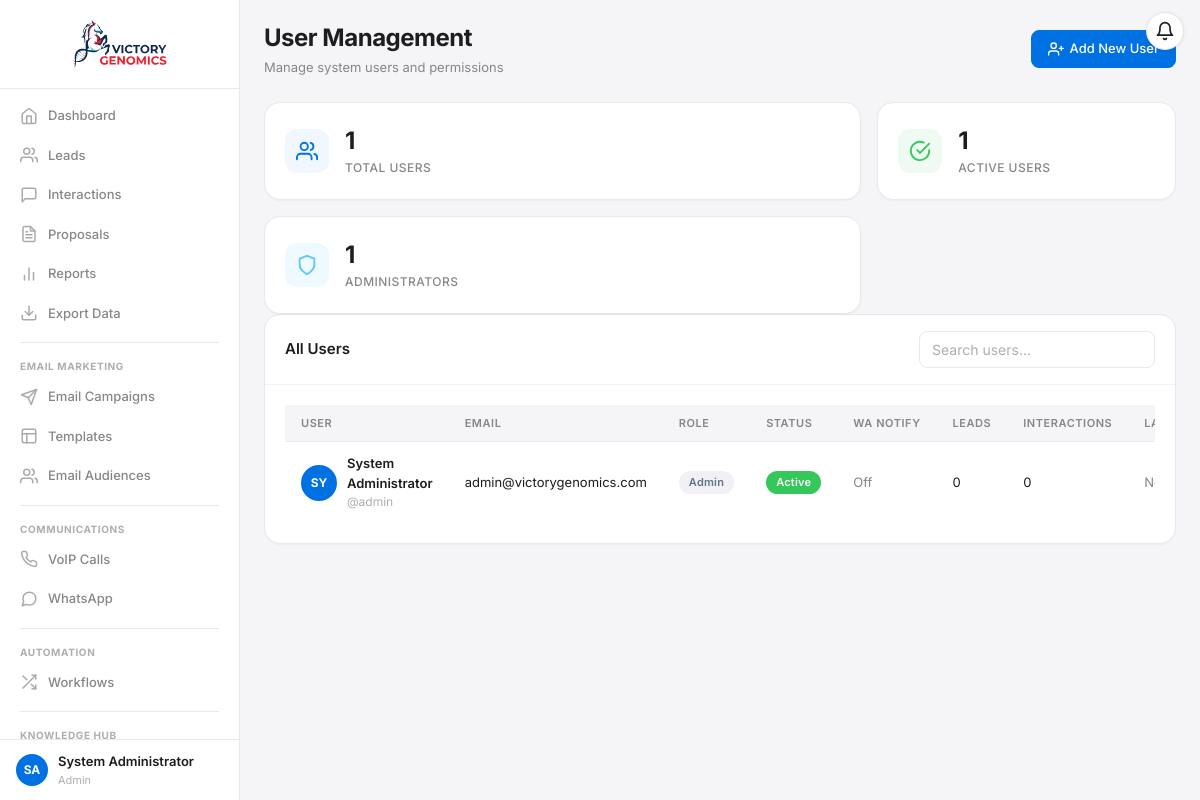
The page /pages/users.php (signed in) on the database its author committed.
### tables this page shows
CREATE TABLE IF NOT EXISTS `users` (
  `user_id` int(11) NOT NULL AUTO_INCREMENT,
  `username` varchar(50) NOT NULL,
  `email` varchar(100) NOT NULL,
  `password_hash` varchar(255) NOT NULL,
  `full_name` varchar(100) NOT NULL,
  `role` enum('Admin','Sales Manager','Sales Rep','Viewer') NOT NULL DEFAULT 'Sales Rep',
  `phone` varchar(20) DEFAULT NULL,
  `whatsapp_number` varchar(20) DEFAULT NULL,
  `wa_notify_enabled` tinyint(1) NOT NULL DEFAULT 0,
  `avatar` varchar(255) DEFAULT NULL,
  `created_at` timestamp NOT NULL DEFAULT CURRENT_TIMESTAMP,
  `last_login` timestamp NULL DEFAULT NULL,
  `status` enum('Active','Inactive') NOT NULL DEFAULT 'Active',
  PRIMARY KEY (`user_id`),
  UNIQUE KEY `username` (`username`),
  UNIQUE KEY `email` (`email`)
);

### config/database.php (called while the page is built, shortened)
<?php
class Database {
    private static $instance = null;
    private $connection;
    private function __construct() {
        try {
            $dsn = "mysql:host=" . DB_HOST . ";dbname=" . DB_NAME . ";charset=" . DB_CHARSET;
            $options = [
                PDO::ATTR_ERRMODE            => PDO::ERRMODE_EXCEPTION,
                PDO::ATTR_DEFAULT_FETCH_MODE => PDO::FETCH_ASSOC,
                PDO::ATTR_EMULATE_PREPARES   => false,
                PDO::MYSQL_ATTR_INIT_COMMAND => "SET NAMES utf8mb4 COLLATE utf8mb4_unicode_ci",
            ];
            $this->connection = new PDO($dsn, DB_USER, DB_PASS, $options);
        } catch (PDOException $e) {
            error_log("Database Connection Failed: " . $e->getMessage());
            die("Database connection error. Please try again later.");
        }
    }
    public static function getInstance() {
        if (self::$instance === null) {
            self::$instance = new self();
        }
        return self::$instance;
    }
    public function query($sql, $params = []) {
        $stmt = $this->connection->prepare($sql);
        $stmt->execute($params);
        return $stmt;
    }
}
?>

### pages/users.php (the view, shortened to what this page needs)
<?php
$pageTitle = 'User Management';
try {
    $db = Database::getInstance();
    $users = $db->query("
        SELECT u.*,
               COUNT(DISTINCT l.lead_id) as assigned_leads,
               COUNT(DISTINCT i.interaction_id) as total_interactions
        FROM users u
        LEFT JOIN leads l ON u.user_id = l.assigned_to
        LEFT JOIN interactions i ON u.user_id = i.user_id
        GROUP BY u.user_id
        ORDER BY u.created_at DESC
    ")->fetchAll();
} catch (Exception $e) {
    $users = [];
    $_SESSION['error'] = "Error loading users: " . $e->getMessage();
}
$roleStats = [];
foreach ($users as $user) {
    $role = $user['role'];
    $roleStats[$role] = ($roleStats[$role] ?? 0) + 1;
}
include '../includes/header.php';
?>
<div class="page-header">
    <div>
        <h1 class="page-title"><?php echo htmlspecialchars($pageTitle); ?></h1>
        <p class="page-subtitle">Manage system users and permissions</p>
    </div>
    <a href="user-form.php" class="btn btn-primary">
        <svg width="16" height="16" viewBox="0 0 24 24" fill="none" stroke="currentColor" stroke-width="2" stroke-linecap="round"><path d="M16 21v-2a4 4 0 0 0-4-4H5a4 4 0 0 0-4 4v2"/><circle cx="8.5" cy="7" r="4"/><line x1="20" y1="8" x2="20" y2="14"/><line x1="23" y1="11" x2="17" y2="11"/></svg>
        Add New User
    </a>
</div>
<div class="grid grid-3">
    <div class="stat-card">
        <div class="stat-icon bg-gradient-primary">
            <svg width="22" height="22" viewBox="0 0 24 24" fill="none" stroke="currentColor" stroke-width="2" stroke-linecap="round"><path d="M17 21v-2a4 4 0 0 0-4-4H5a4 4 0 0 0-4 4v2"/><circle cx="9" cy="7" r="4"/><path d="M23 21v-2a4 4 0 0 0-3-3.87"/><path d="M16 3.13a4 4 0 0 1 0 7.75"/></svg>
        </div>
        <div class="stat-details"><div class="stat-value"><?php echo count($users); ?></div><div class="stat-label">Total Users</div></div>
    </div>
    <div class="stat-card">
        <div class="stat-icon bg-gradient-success">
            <svg width="22" height="22" viewBox="0 0 24 24" fill="none" stroke="currentColor" stroke-width="2" stroke-linecap="round"><path d="M22 11.08V12a10 10 0 1 1-5.93-9.14"/><polyline points="22 4 12 14.01 9 11.01"/></svg>
        </div>
        <div class="stat-details"><div class="stat-value"><?php echo count(array_filter($users, fn($u) => $u['status'] === 'Active')); ?></div><div class="stat-label">Active Users</div></div>
    </div>
    <div class="stat-card">
        <div class="stat-icon bg-gradient-info">
            <svg width="22" height="22" viewBox="0 0 24 24" fill="none" stroke="currentColor" stroke-width="2" stroke-linecap="round"><path d="M12 22s8-4 8-10V5l-8-3-8 3v7c0 6 8 10 8 10z"/></svg>
        </div>
        <div class="stat-details"><div class="stat-value"><?php echo $roleStats['Admin'] ?? 0; ?></div><div class="stat-label">Administrators</div></div>
    </div>
</div>
<div class="card">
    <div class="card-header">
        <h3 class="card-title">All Users</h3>
        <div class="card-actions">
            <input type="text" id="searchUsers" class="form-control" placeholder="Search users..." class="w-300">
        </div>
    </div>
    <div class="card-body">
        <div class="table-container">
            <table class="table" id="usersTable">
                <thead>
                    <tr><th>User</th><th>Email</th><th>Role</th><th>Status</th><th>WA Notify</th><th>Leads</th><th>Interactions</th><th>Last Login</th><th>Actions</th></tr>
                </thead>
                <tbody>
                    <?php if (empty($users)): ?>
                        <tr><td colspan="9" class="text-center">No users found</td></tr>
                    <?php else: ?>
                        <?php foreach ($users as $user): ?>
                            <tr>
                                <td>
                                    <div class="user-info">
                                        <div class="user-avatar"><?php echo strtoupper(substr($user['full_name'], 0, 2)); ?></div>
                                        <div>
                                            <div class="user-name"><?php echo htmlspecialchars($user['full_name']); ?></div>
                                            <div class="user-username">@<?php echo htmlspecialchars($user['username']); ?></div>
                                        </div>
                                    </div>
                                </td>
                                <td><?php echo htmlspecialchars($user['email']); ?></td>
                                <td><span class="badge bg-gray-100 text-gray-800"><?php echo htmlspecialchars($user['role']); ?></span></td>
                                <td><span class="badge badge-<?php echo $user['status'] === 'Active' ? 'success' : 'danger'; ?>"><?php echo htmlspecialchars($user['status']); ?></span></td>
                                <td>
                                    <?php if (intval($user['wa_notify_enabled'] ?? 0) === 1 && !empty($user['whatsapp_number'])): ?>
                                        <span class="badge badge-success" title="WhatsApp: <?php echo htmlspecialchars($user['whatsapp_number']); ?>">On</span>
                                    <?php elseif (intval($user['wa_notify_enabled'] ?? 0) === 1): ?>
                                        <span class="badge badge-warning" title="Enabled but no WhatsApp number">No #</span>
                                    <?php else: ?>
                                        <span class="text-muted">Off</span>
                                    <?php endif; ?>
                                </td>
                                <td><?php echo intval($user['assigned_leads']); ?></td>
                                <td><?php echo intval($user['total_interactions']); ?></td>
                                <td><?php echo $user['last_login'] ? date('M d, Y', strtotime($user['last_login'])) : '<span class="text-muted">Never</span>'; ?></td>
                            </tr>
                        <?php endforeach; ?>
                    <?php endif; ?>
                </tbody>
            </table>
        </div>
    </div>
</div>
<?php include '../includes/footer.php'; ?>

### rows shown on the page
users: status "1", full_name "SY", full_name "System Administrator", username "admin", email "admin@victorygenomics.com", role "Admin", status "Active", wa_notify_enabled "Off", assigned_leads "0", total_interactions "0", shows "Never"

### other values the page prints
getInitials($_SESSION['full_name']) "SA"
$_SESSION['full_name'] "System Administrator"
$_SESSION['role'] "Admin"
$pageTitle "User Management"
count($users) "1"
$roleStats['Admin'] "1"
